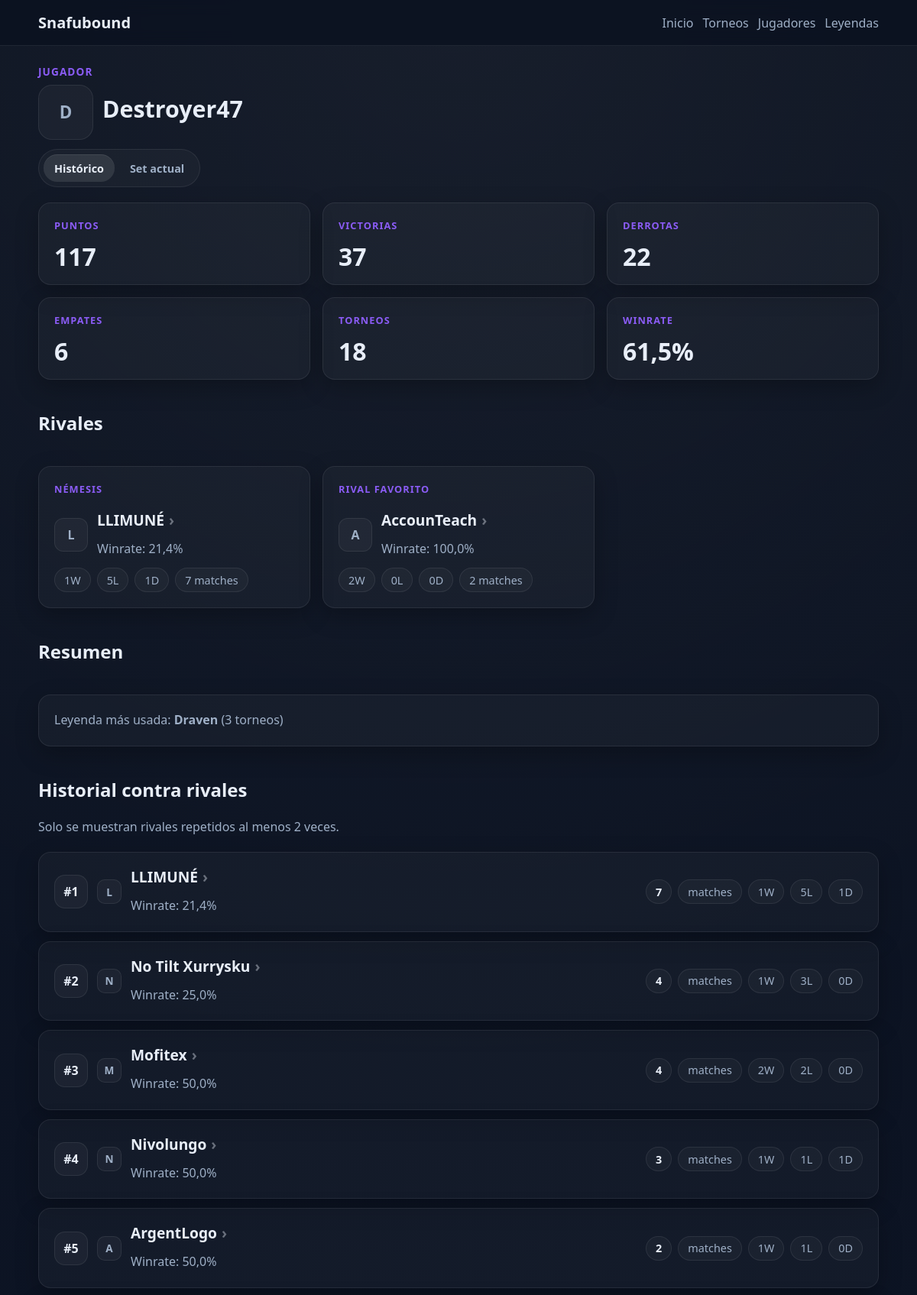
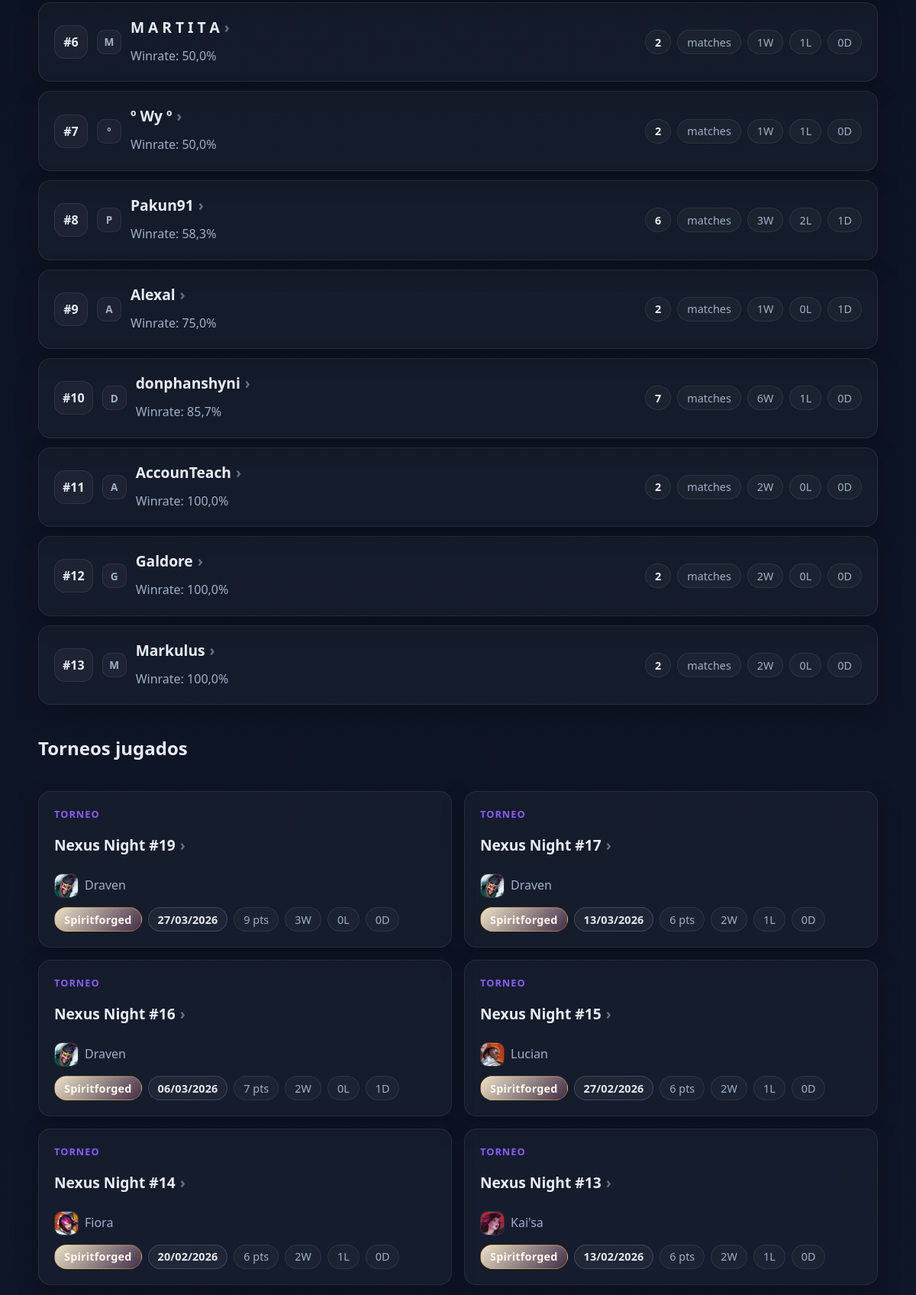
The app's page /players/destroyer47/ (upper part) with its own data (2 pictures, top to bottom).
### users/models.py (models this page shows, shortened)
class Player(models.Model):
    display_name = models.CharField("Nombre visible", max_length=80)
    slug = models.SlugField("Slug", max_length=100, unique=True)
    external_id = models.CharField(
        "ID externo",
        max_length=100,
        blank=True,
        null=True,
        db_index=True,
    )
    avatar = models.ImageField(
        "Avatar",
        upload_to="players/avatars/",
        blank=True,
        null=True,
    )
    is_active = models.BooleanField("Activo", default=True)
    created_at = models.DateTimeField("Creado", auto_now_add=True)
    updated_at = models.DateTimeField("Actualizado", auto_now=True)
    class Meta:
        verbose_name = "Jugador"
        verbose_name_plural = "Jugadores"
        ordering = ["display_name"]

### tournaments/models.py (models this page shows, shortened)
class TournamentEntry(models.Model):
    tournament = models.ForeignKey(
        "tournaments.Tournament",
        verbose_name="Torneo",
        on_delete=models.CASCADE,
        related_name="entries",
    )
    player = models.ForeignKey(
        "users.Player",
        verbose_name="Jugador",
        on_delete=models.CASCADE,
        related_name="tournament_entries",
    )
    legend = models.ForeignKey(
        "catalog.Legend",
        verbose_name="Leyenda",
        on_delete=models.PROTECT,
        related_name="tournament_entries",
        blank=True,
        null=True,
    )
    external_id = models.CharField(
        "ID externo",
        max_length=100,
        blank=True,
        null=True,
        db_index=True,
    )
    wins = models.PositiveIntegerField("Victorias", default=0)
    losses = models.PositiveIntegerField("Derrotas", default=0)
    draws = models.PositiveIntegerField("Empates", default=0)
    points = models.PositiveIntegerField("Puntos", default=0)
    final_position = models.PositiveIntegerField(
        "Posición final",
        blank=True,
        null=True,
    )
    created_at = models.DateTimeField("Creada", auto_now_add=True)
    updated_at = models.DateTimeField("Actualizada", auto_now=True)
    class Meta:
        verbose_name = "Inscripción"
        verbose_name_plural = "Inscripciones"
        ordering = ["tournament", "player"]
        constraints = [
            models.UniqueConstraint(
                fields=["tournament", "player"],
                name="unique_player_per_tournament",
            )
        ]

class Tournament(models.Model):
    name = models.CharField("Nombre", max_length=140)
    slug = models.SlugField("Slug", max_length=160, unique=True)
    external_id = models.CharField(
        "ID externo",
        max_length=100,
        blank=True,
        null=True,
        db_index=True,
    )
    date = models.DateField("Fecha", blank=True, null=True)
    status = models.CharField(
        "Estado",
        max_length=20,
        choices=TournamentStatus.choices,
        default=TournamentStatus.DRAFT,
    )
    set = models.ForeignKey(
        "catalog.Set",
        verbose_name="Set",
        on_delete=models.PROTECT,
        related_name="tournaments",
    )
    notes = models.TextField("Notas", blank=True)
    created_at = models.DateTimeField("Creado", auto_now_add=True)
    updated_at = models.DateTimeField("Actualizado", auto_now=True)
    class Meta:
        verbose_name = "Torneo"
        verbose_name_plural = "Torneos"
        ordering = ["-date", "-created_at", "name"]
    def get_absolute_url(self):
        return reverse("tournament_detail", kwargs={"slug": self.slug})

### catalog/models.py (models this page shows, shortened)
class Legend(models.Model):
    name = models.CharField("Nombre", max_length=80)
    slug = models.SlugField("Slug", max_length=100, unique=True)
    external_id = models.CharField(
        "ID externo",
        max_length=100,
        blank=True,
        null=True,
        db_index=True,
    )
    image = models.ImageField(
        "Imagen",
        upload_to="legends/",
        blank=True,
        null=True,
    )
    is_active = models.BooleanField("Activa", default=True)
    created_at = models.DateTimeField("Creada", auto_now_add=True)
    updated_at = models.DateTimeField("Actualizada", auto_now=True)
    class Meta:
        verbose_name = "Leyenda"
        verbose_name_plural = "Leyendas"
        ordering = ["name"]

class Set(models.Model):
    name = models.CharField("Nombre", max_length=80)
    slug = models.SlugField("Slug", max_length=100, unique=True)
    release_date = models.DateField("Fecha de lanzamiento", blank=True, null=True)
    is_active = models.BooleanField("Activo", default=True)
    created_at = models.DateTimeField("Creado", auto_now_add=True)
    updated_at = models.DateTimeField("Actualizado", auto_now=True)
    class Meta:
        verbose_name = "Set"
        verbose_name_plural = "Sets"
        ordering = ["-release_date", "name"]
    def get_badge_variant(self):
        value = f"{self.slug} {self.name}".lower()
        if "origin" in value:
            return "badge-origins"
        if "spiritforged" in value or "spirit-forged" in value:
            return "badge-spiritforged"
    @property
    def badge_classes(self):
        variant = self.get_badge_variant()
        if variant:
            return f"meta-pill badge-set {variant}"
        return "meta-pill badge-set"

### users/views.py (the view)
# urls.py: path("<slug:slug>/", views.player_detail, name="player_detail"),
def player_detail(request, slug):
    player = get_object_or_404(Player, slug=slug)
    scope = request.GET.get("scope", "all")
    if scope not in {"all", "set"}:
        scope = "all"
    current_set = Set.objects.filter(is_active=True).first()
    entries = (
        player.tournament_entries
        .select_related("tournament", "legend", "tournament__set")
        .filter(tournament__status="finished")
        .order_by("-tournament__date", "-tournament__id")
    )
    if scope == "set" and current_set:
        entries = entries.filter(tournament__set=current_set)
    data = build_player_detail_data(player=player, entries=entries)
    context = {
        "player": player,
        "entries": entries,
        "stats": data["stats"],
        "total_matches": data["total_matches"],
        "winrate": data["winrate"],
        "favorite_legend": data["favorite_legend"],
        "nemesis": data["nemesis"],
        "favorite_opponent": data["favorite_opponent"],
        "rivalries": data["rivalries"],
        "scope": scope,
        "current_set": current_set,
    }
    return render(request, "users/player_detail.html", context)

### users/services.py (called while the page is built)
def build_player_detail_data(player, entries):
    summary = build_player_summary(entries)
    rivalries = build_player_rivalries(player=player, entries=entries)
    return {
        **summary,
        **rivalries,
    }

### users/templates/users/player_detail.html (shortened to what this page needs)
{% extends "core/base.html" %}
{% block content %}
<section class="page-section">
  <div class="page-heading">
    <p class="eyebrow">Jugador</p>
    <div class="media-object">
      {% if player.avatar %}
        <img
          src="{{ player.avatar.url }}"
          alt="{{ player.display_name }}"
          class="avatar avatar--lg"
        >
      {% else %}
        <div class="media-fallback media-fallback--lg">
          {{ player.display_name|slice:":1"|upper }}
        </div>
      {% endif %}
      <div>
        <h1>{{ player.display_name }}</h1>
      </div>
    </div>
    <div class="scope-switch">
      <a
        href="?scope=all"
        class="scope-switch__button {% if scope == 'all' %}scope-switch__button--active{% endif %}"
      >
        Histórico
      </a>
      {% if current_set %}
        <a
          href="?scope=set"
          class="scope-switch__button {% if scope == 'set' %}scope-switch__button--active{% endif %}"
        >
          Set actual
        </a>
      {% endif %}
    </div>
  </div>
  <div class="stats-grid">
    <article class="card stat-card">
      <p class="card-kicker">Puntos</p>
      <p class="stat-value">{{ stats.total_points|default:0 }}</p>
    </article>
    <article class="card stat-card">
      <p class="card-kicker">Victorias</p>
      <p class="stat-value">{{ stats.total_wins|default:0 }}</p>
    </article>
    <article class="card stat-card">
      <p class="card-kicker">Derrotas</p>
      <p class="stat-value">{{ stats.total_losses|default:0 }}</p>
    </article>
    <article class="card stat-card">
      <p class="card-kicker">Empates</p>
      <p class="stat-value">{{ stats.total_draws|default:0 }}</p>
    </article>
    <article class="card stat-card">
      <p class="card-kicker">Torneos</p>
      <p class="stat-value">{{ stats.total_tournaments|default:0 }}</p>
    </article>
    <article class="card stat-card">
      <p class="card-kicker">Winrate</p>
      <p class="stat-value">{{ winrate|floatformat:1 }}%</p>
    </article>
  </div>
  <section class="page-section">
    <div class="page-heading">
      <h2>Rivales</h2>
    </div>
    <div class="stats-grid">
      {% if nemesis %}
        <a
          href="{% url 'player_detail' nemesis.player.slug %}?scope={{ scope }}"
          class="card stat-card card-link"
          aria-label="Ver jugador {{ nemesis.player.display_name }}"
        >
          <p class="card-kicker">Némesis</p>
          <div class="media-object">
            {% if nemesis.player.avatar %}
              <img
                src="{{ nemesis.player.avatar.url }}"
                alt="{{ nemesis.player.display_name }}"
                class="avatar"
              >
            {% else %}
              <div class="media-fallback">
                {{ nemesis.player.display_name|slice:":1"|upper }}
              </div>
            {% endif %}
            <div>
              <h3 class="card-title">{{ nemesis.player.display_name }}</h3>
              <p class="section-text">
                Winrate: {{ nemesis.winrate|floatformat:1 }}%
              </p>
            </div>
          </div>
          <div class="meta-list">
            <span class="meta-pill">{{ nemesis.wins }}W</span>
            <span class="meta-pill">{{ nemesis.losses }}L</span>
            <span class="meta-pill">{{ nemesis.draws }}D</span>
            <span class="meta-pill">{{ nemesis.matches }} matches</span>
          </div>
        </a>
      {% endif %}
      {% if favorite_opponent %}
        <a
          href="{% url 'player_detail' favorite_opponent.player.slug %}?scope={{ scope }}"
          class="card stat-card card-link"
          aria-label="Ver jugador {{ favorite_opponent.player.display_name }}"
        >
          <p class="card-kicker">Rival favorito</p>
          <div class="media-object">
            {% if favorite_opponent.player.avatar %}
              <img
                src="{{ favorite_opponent.player.avatar.url }}"
                alt="{{ favorite_opponent.player.display_name }}"
                class="avatar"
              >
            {% else %}
              <div class="media-fallback">
                {{ favorite_opponent.player.display_name|slice:":1"|upper }}
              </div>
            {% endif %}
            <div>
              <h3 class="card-title">{{ favorite_opponent.player.display_name }}</h3>
              <p class="section-text">
                Winrate: {{ favorite_opponent.winrate|floatformat:1 }}%
              </p>
            </div>
          </div>
          <div class="meta-list">
            <span class="meta-pill">{{ favorite_opponent.wins }}W</span>
            <span class="meta-pill">{{ favorite_opponent.losses }}L</span>
            <span class="meta-pill">{{ favorite_opponent.draws }}D</span>
            <span class="meta-pill">{{ favorite_opponent.matches }} matches</span>
          </div>
        </a>
      {% endif %}
    </div>
  </section>
  <section class="page-section">
    <div class="page-heading">
      <h2>Resumen</h2>
    </div>
    <div class="card">
      {% if favorite_legend %}
        <p class="section-text">
          Leyenda más usada:
          <strong>{{ favorite_legend.legend__name }}</strong>
          ({{ favorite_legend.uses }} torneo{{ favorite_legend.uses|pluralize }})
        </p>
      {% else %}
        <p class="section-text">Todavía no hay suficiente información sobre leyendas.</p>
      {% endif %}
    </div>
  </section>
  <section class="page-section">
    <div class="page-heading">
      <h2>Historial contra rivales</h2>
      <p class="section-text">
        Solo se muestran rivales repetidos al menos 2 veces.
      </p>
    </div>
    {% if rivalries %}
      <div class="standings-list">
        {% for rivalry in rivalries %}
          <a
            href="{% url 'player_detail' rivalry.player.slug %}?scope={{ scope }}"
            class="card standings-row standings-link"
            aria-label="Ver jugador {{ rivalry.player.display_name }}"
          >
            <div class="standings-main">
              <div class="standings-rank">#{{ forloop.counter }}</div>
              <div class="media-object">
                {% if rivalry.player.avatar %}
                  <img
                    src="{{ rivalry.player.avatar.url }}"
                    alt="{{ rivalry.player.display_name }}"
                    class="avatar avatar--sm"
                  >
                {% else %}
                  <div class="media-fallback media-fallback--sm">
                    {{ rivalry.player.display_name|slice:":1"|upper }}
                  </div>
                {% endif %}
                <div>
                  <h3 class="card-title">{{ rivalry.player.display_name }}</h3>
                  <p class="section-text">
                    Winrate: {{ rivalry.winrate|floatformat:1 }}%
                  </p>
                </div>
              </div>
            </div>
            <div class="meta-list">
              <span class="meta-pill meta-pill--strong">{{ rivalry.matches }}</span>
              <span class="meta-pill">matches</span>
              <span class="meta-pill">{{ rivalry.wins }}W</span>
              <span class="meta-pill">{{ rivalry.losses }}L</span>
              <span class="meta-pill">{{ rivalry.draws }}D</span>
            </div>
          </a>
        {% endfor %}
      </div>
    {% else %}
      <div class="card">
        <p>Todavía no hay suficientes enfrentamientos repetidos para mostrar rivalidades.</p>
      </div>
    {% endif %}
  </section>
  <section class="page-section">
    <div class="page-heading">
      <h2>Torneos jugados</h2>
    </div>
    {% if entries %}
      <div class="card-list">
        {% for entry in entries %}
          <a
            href="{{ entry.tournament.get_absolute_url }}"
            class="card card-link"
            aria-label="Ver torneo {{ entry.tournament.name }}"
          >
            <p class="card-kicker">Torneo</p>
            <h3 class="card-title">{{ entry.tournament.name }}</h3>
            <div class="media-subline">
              {% if entry.legend %}
                {% if entry.legend.image %}
                  <img
                    src="{{ entry.legend.image.url }}"
                    alt="{{ entry.legend.name }}"
                    class="legend-image legend-image--sm"
                  >
                {% endif %}
                <span class="section-text">{{ entry.legend.name }}</span>
              {% else %}
                <span class="section-text">Sin leyenda</span>
              {% endif %}
            </div>
            <div class="meta-list">
              <span class="{{ entry.tournament.set.badge_classes }}">{{ entry.tournament.set.name }}</span>
              <span class="meta-pill badge-date">{{ entry.tournament.date|date:"d/m/Y" }}</span>
              <span class="meta-pill">{{ entry.points }} pts</span>
              <span class="meta-pill">{{ entry.wins }}W</span>
              <span class="meta-pill">{{ entry.losses }}L</span>
              <span class="meta-pill">{{ entry.draws }}D</span>
            </div>
          </a>
        {% endfor %}
      </div>
    {% else %}
      <div class="card">
        <p>Este jugador aún no ha participado en torneos.</p>
      </div>
    {% endif %}
  </section>
</section>
{% endblock %}

### records on screen
Player: display_name "D", display_name "Destroyer47"
Player: player.display_name "L", player.display_name "LLIMUNÉ", winrate "21,4", matches "7", wins "1", losses "5", draws "1"
Player: player.display_name "A", player.display_name "AccounTeach", winrate "100,0", matches "2", wins "2", losses "0", draws "0"
Player: player.display_name "N", player.display_name "No Tilt Xurrysku", winrate "25,0", matches "4", wins "1", losses "3", draws "0"
Player: player.display_name "M", player.display_name "Mofitex", winrate "50,0", matches "4", wins "2", losses "2", draws "0"
Player: player.display_name "N", player.display_name "Nivolungo", winrate "50,0", matches "3", wins "1", losses "1", draws "1"
Player: player.display_name "A", player.display_name "ArgentLogo", winrate "50,0", matches "2", wins "1", losses "1", draws "0"
Player: player.display_name "M", player.display_name "M A R T I T A", winrate "50,0", matches "2", wins "1", losses "1", draws "0"
Player: player.display_name "º", player.display_name "º Wy º", winrate "50,0", matches "2", wins "1", losses "1", draws "0"
Player: player.display_name "P", player.display_name "Pakun91", winrate "58,3", matches "6", wins "3", losses "2", draws "1"
Player: player.display_name "A", player.display_name "Alexal", winrate "75,0", matches "2", wins "1", losses "0", draws "1"
Player: player.display_name "D", player.display_name "donphanshyni", winrate "85,7", matches "7", wins "6", losses "1", draws "0"
Player: player.display_name "G", player.display_name "Galdore", winrate "100,0", matches "2", wins "2", losses "0", draws "0"
Player: player.display_name "M", player.display_name "Markulus", winrate "100,0", matches "2", wins "2", losses "0", draws "0"
TournamentEntry: tournament.name "Nexus Night #19", legend.image (picture), legend.name "Draven", tournament.set.name "Spiritforged", tournament "27/03/2026", points "9", wins "3", losses "0", draws "0"
TournamentEntry: tournament.name "Nexus Night #17", legend.image (picture), legend.name "Draven", tournament.set.name "Spiritforged", tournament "13/03/2026", points "6", wins "2", losses "1", draws "0"
TournamentEntry: tournament.name "Nexus Night #16", legend.image (picture), legend.name "Draven", tournament.set.name "Spiritforged", tournament "06/03/2026", points "7", wins "2", losses "0", draws "1"
TournamentEntry: tournament.name "Nexus Night #15", legend.image (picture), legend.name "Lucian", tournament.set.name "Spiritforged", tournament "27/02/2026", points "6", wins "2", losses "1", draws "0"
TournamentEntry: tournament.name "Nexus Night #14", legend.image (picture), legend.name "Fiora", tournament.set.name "Spiritforged", tournament "20/02/2026", points "6", wins "2", losses "1", draws "0"
TournamentEntry: tournament.name "Nexus Night #13", legend.image (picture), legend.name "Kai'sa", tournament.set.name "Spiritforged", tournament "13/02/2026", points "6", wins "2", losses "1", draws "0"

### other values on screen
{{ stats.total_points|default:0 }} "117"
{{ stats.total_wins|default:0 }} "37"
{{ stats.total_losses|default:0 }} "22"
{{ stats.total_draws|default:0 }} "6"
{{ stats.total_tournaments|default:0 }} "18"
{{ winrate|floatformat:1 }} "61,5"
{{ nemesis.winrate|floatformat:1 }} "21,4"
{{ nemesis.wins }} "1"
{{ nemesis.losses }} "5"
{{ nemesis.draws }} "1"
{{ nemesis.matches }} "7"
{{ favorite_opponent.winrate|floatformat:1 }} "100,0"
{{ favorite_opponent.wins }} "2"
{{ favorite_opponent.losses }} "0"
{{ favorite_opponent.draws }} "0"
